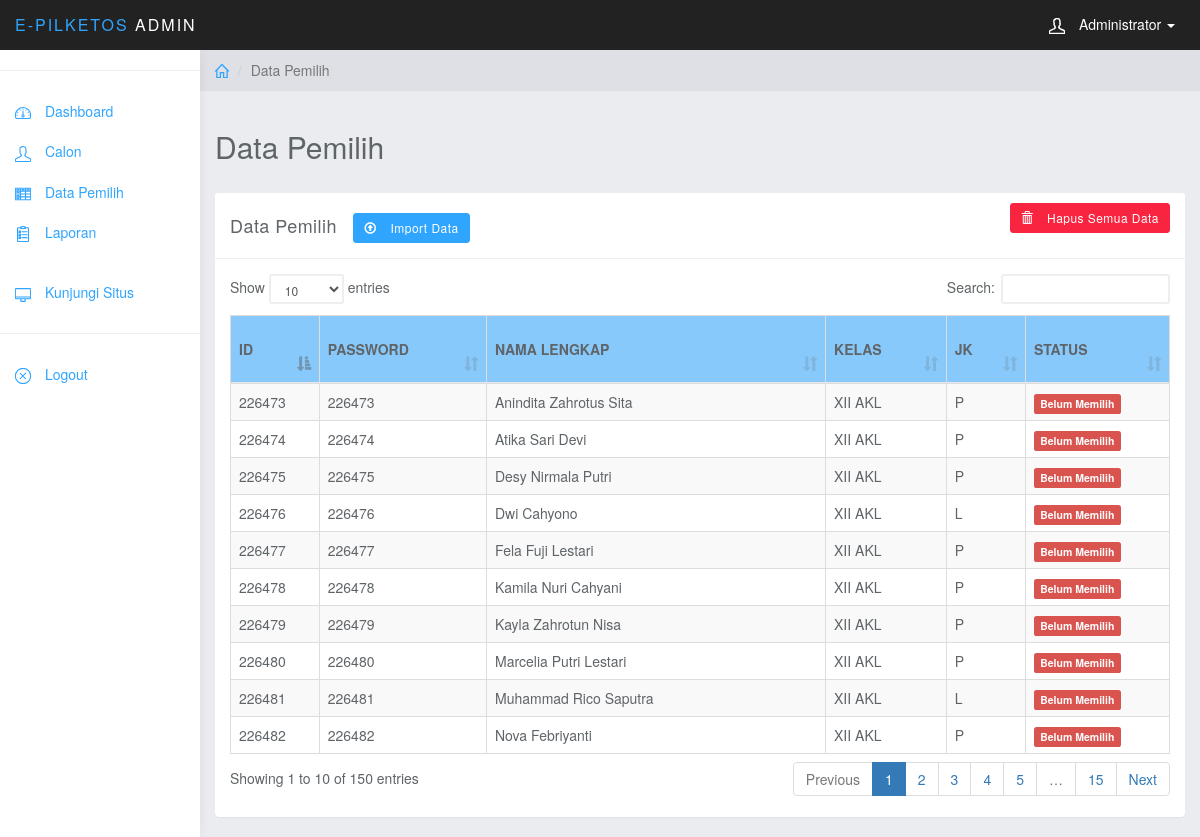
The app's page /admin/index.php?p=data (signed in) with its own data.
### tables this page shows
CREATE TABLE `data` (
  `id` int(11) NOT NULL,
  `nis` char(10) NOT NULL,
  `nama2` varchar(25) NOT NULL,
  `nama` varchar(50) NOT NULL,
  `kelas` varchar(50) NOT NULL,
  `jk` varchar(1) NOT NULL,
  `status` tinyint(1) NOT NULL
);

### Func/admin.php (called while the page is built, shortened)
<?php
	function tampil($sesi){
		global $link;
		$query = "SELECT nama, id FROM admin WHERE user='$sesi'";
		$result = mysqli_query($link, $query) or die(mysqli_error());
		return $result;
	}
?>

### Func/data.php (called while the page is built, shortened)
<?php
	function tampil_data(){
		global $link;
		$query  = "SELECT * FROM data";
		$result = mysqli_query($link, $query) or die(mysqli_error());
		return $result;
	}
?>

### admin/Page/data.php (the view, shortened to what this page needs)
<?php
$data = tampil_data();
?>
	<div class="col-sm-9 col-sm-offset-3 col-lg-10 col-lg-offset-2 main">
		<div class="row">
			<ol class="breadcrumb">
				<li><a href="index.php"><svg class="glyph stroked home"><use xlink:href="#stroked-home"></use></svg></a></li>
				<li class="active">Data Pemilih</li>
			</ol>
		</div>
		<div class="row">
			<div class="col-lg-12">
				<h2 class="page-header">Data Pemilih</h2>
			</div>
		</div>
		<div class="row">
			<div class="col-lg-12">
				<div class="panel panel-default">
					<div class="panel-heading">Data Pemilih&nbsp;&nbsp;
						<a class="btn btn-sm btn-primary" data-toggle="collapse" href="#import" aria-expanded="false" aria-controls="collapseExample">
						<span class="glyphicon glyphicon-upload"></span>
						Import Data
						</a>&nbsp;&nbsp;
						<a onclick="del();" href="#" class="btn btn-sm btn-danger pull-right">
						<span class="glyphicon glyphicon-trash"></span>
						Hapus Semua Data
						</a>&nbsp;&nbsp;
					</div>
					<div class="panel-body">
						<div class="collapse" id="import">
						<div class="well">
						</div>
					</div>
						<table id="tabel" class="table table-bordered table-striped" cellspacing="0" width="100%">
							<thead style="background: #88c9fb;">
								<tr>
									<th>ID</th>
									<th>PASSWORD</th>
									<th>NAMA LENGKAP</th>
									<th>KELAS</th>
									<th>JK</th>
									<th>STATUS</th>
								</tr>
							</thead>
							<tbody>
								<?php foreach($data as $row): ?>
								<tr>
									<td><?= $row['nama'] ?></td>
									<td><?= $row['nis'] ?></td>
									<td><?= $row['nama2'] ?></td>
									<td><?= $row['kelas'] ?></td>
									<td><?= $row['jk'] ?></td>
									<td>
									<?php
										if($row['status'] == 1)
										echo "<span class='label label-danger'>Belum Memilih</span></span>";
										else echo "<span class='label label-success'>Sudah Memilih</span>";
									?>
									</td>
								</tr>
								<?php endforeach; ?>
							</tbody>
						</table>
					</div>
				</div>
			</div>
		</div>
	</div>

### admin/index.php (shortened to what this page needs)
<?php
require_once 'Core/init.php';
if(!isset($_SESSION['admin'])){
	header('Location: login.php');
}else{
?>
<!DOCTYPE html>
<html>
<head>
<link href="../Assets/css/bootstrap.min.css" rel="stylesheet">
<link href="../Assets/css/styles.css" rel="stylesheet">
<link href="../Assets/css/sweetalert.css" rel="stylesheet">
<link href="../Assets/css/dataTables.bootstrap.css" rel="stylesheet">
</head>
<body>
	<nav class="navbar navbar-inverse navbar-fixed-top" role="navigation">
		<div class="container-fluid">
			<div class="navbar-header">
				<a class="navbar-brand" href="index.php"><span>E-Pilketos </span>Admin</a>
				<ul class="user-menu">
					<li class="dropdown pull-right">
						<a href="#" class="dropdown-toggle" data-toggle="dropdown">
						<svg class="glyph stroked male-user"><use xlink:href="#stroked-male-user"></use></svg>
						<?php
						$sesi = @$_SESSION['admin'];
						$tampil = tampil($sesi);
						$nama = mysqli_fetch_assoc($tampil);
						echo $nama['nama'];
						?>
						<span class="caret"></span></a>
					</li>
				</ul>
			</div>
		</div>
	</nav>
	<div id="collapse" class="col-sm-3 col-lg-2 sidebar">
		<hr>
		<ul class="nav menu">
			<li>
				<a href="index.php">
				<svg class="glyph stroked dashboard-dial"><use xlink:href="#stroked-dashboard-dial"></use></svg>
				 Dashboard
				</a>
			</li>
			<li>
				<a href="?p=calon">
				<svg class="glyph stroked male-user"><use xlink:href="#stroked-male-user"></use></svg>
				 Calon
				</a>
			</li>
			<li>
				<a href="?p=data">
				<svg class="glyph stroked table"><use xlink:href="#stroked-table"/></svg>
				 Data Pemilih
				</a>
			</li>
			<li>
				<a href="?p=laporan">
				<svg class="glyph stroked clipboard with paper"><use xlink:href="#stroked-clipboard-with-paper"/></svg>
				 Laporan
				</a>
			</li><br>
			<li>
				<a href="../" target="_blank">
				<svg class="glyph stroked desktop"><use xlink:href="#stroked-desktop"/></svg>
				 Kunjungi Situs
				</a>
			</li>
			<li role="presentation" class="divider"></li>
			<li>
				<a href="logout.php">
				<svg class="glyph stroked cancel"><use xlink:href="#stroked-cancel"/></svg>
				 Logout
				 </a>
			</li>
		</ul>
	</div>
<?php
	$p = @$_GET['p'];
	if($p == "") include 'Page/dashboard.php';
	else
		if($p == "calon") include 'Page/calon.php';
		else
			if($p == "edit_calon") include 'Page/edit_calon.php';
		else
			if($p == "add_calon") include 'Page/add_calon.php';
		else
			if($p == "del_calon") include 'Page/del_calon.php';
		else
			if($p == "del_all") include 'Page/del__calon.php';
	else
		if($p == "data") include 'Page/data.php';
?>
</body>
</html>
<?php } ?>

### Assets/css/styles.css (style rules this page uses)
body { background: #eaecef; padding-top: 50px; color: #5f6468; }
a, a:hover, a:focus { color: #30a5ff; }
h1, h2, h3, h4, h5, h6 { color: #5f6468; }
h2 { font-weight: 300; margin-bottom: 20px; }
.navbar-header .navbar-brand { color: #fff; font-size: 16px; text-transform: uppercase; font-weight: 500; letter-spacing: 2px; }
.navbar-header .navbar-brand span { color: #30a5ff; }
.btn-primary, .btn-primary:hover, .btn-primary:focus, .btn-primary:active, .btn-primary.active, .open > .dropdown-toggle.btn-primary, .btn-primary.disabled, .btn-primary[disabled], fieldset[disabled] .btn-primary, .btn-primary.disabled:hover, .btn-primary[disabled]:hover, fieldset[disabled] .btn-primary:hover, .btn-primary.disabled:focus, .btn-primary[disabled]:focus, fieldset[disabled] .btn-primary:focus, .btn-primary.disabled:active, .btn-primary[disabled]:active, fieldset[disabled] .btn-primary:active, .btn-primary.disabled.active, .btn-primary[disabled].active, fieldset[disabled] .btn-primary.active { background-color: #30a5ff; border-color: #30a5ff; }
.btn-danger, .btn-danger:hover, .btn-danger:focus, .btn-danger:active, .btn-danger.active, .open > .dropdown-toggle.btn-danger, .btn-danger.disabled, .btn-danger[disabled], fieldset[disabled] .btn-danger, .btn-danger.disabled:hover, .btn-danger[disabled]:hover, fieldset[disabled] .btn-danger:hover, .btn-danger.disabled:focus, .btn-danger[disabled]:focus, fieldset[disabled] .btn-danger:focus, .btn-danger.disabled:active, .btn-danger[disabled]:active, fieldset[disabled] .btn-danger:active, .btn-danger.disabled.active, .btn-danger[disabled].active, fieldset[disabled] .btn-danger.active { background-color: #f9243f; border-color: #f9243f; }
.panel { border: 0; }
.panel-heading { font-size: 18px; font-weight: 300; letter-spacing: 0.025em; height: 66px; line-height: 45px; }
.panel-default .panel-heading { background: #fff; border-bottom: 1px solid #eee; color: #5f6468; }
.navbar { border: 0; }
.user-menu { display: inline-block; margin-top: 14px; margin-right: 10px; float: right; list-style: none; padding: 0; }
.user-menu a { color: #fff; }
.sidebar { display: block; background-color: #fff; padding: 0; display: none; }
@media (min-width: 768px) { .sidebar { display: block; position: fixed; top: 50px; bottom: 0; left: 0; z-index: 1000; display: block; margin: 0; padding: 0; overflow-x: hidden; overflow-y: auto; background-color: #fff; box-shadow: 1px 0px 10px rgba(0, 0, 0, .05); } }
@media (min-width: 768px) { .navbar-header { width: 100%; } }
.sidebar ul.nav li.divider { border-bottom: 1px solid #eee; margin: 20px 0; }
.breadcrumb { border-radius: 0; padding: 10px 15px; background: #dee0e6; box-shadow: 0 1px 1px rgba(0, 0, 0, .05); margin: 0 ; }
.panel-heading .glyphicon { margin-right: 10px; }
.table { background: #fff; }
.table>thead>tr>th { border-bottom: 1px solid #e6e7e8; vertical-align: middle; height: 50px; }
.sidebar .glyph, .user-menu .glyph { height: 16px; width: 16px; margin: 0 10px 0 0; stroke-width: 3px; }
.user-menu .glyph { stroke-width: 4px; }
.breadcrumb .glyph { height: 14px; width: 14px; margin: -2px 0 0 0; stroke-width: 4px; }
.glyph.table { background: none; border: none; }

### records on screen
data: nama "226473", nis "226473", nama2 "Anindita Zahrotus Sita", kelas "XII AKL", jk "P", status "Belum Memilih"
data: nama "226474", nis "226474", nama2 "Atika Sari Devi", kelas "XII AKL", jk "P", status "Belum Memilih"
data: nama "226475", nis "226475", nama2 "Desy Nirmala Putri", kelas "XII AKL", jk "P", status "Belum Memilih"
data: nama "226476", nis "226476", nama2 "Dwi Cahyono", kelas "XII AKL", jk "L", status "Belum Memilih"
data: nama "226477", nis "226477", nama2 "Fela Fuji Lestari", kelas "XII AKL", jk "P", status "Belum Memilih"
data: nama "226478", nis "226478", nama2 "Kamila Nuri Cahyani", kelas "XII AKL", jk "P", status "Belum Memilih"
data: nama "226479", nis "226479", nama2 "Kayla Zahrotun Nisa", kelas "XII AKL", jk "P", status "Belum Memilih"
data: nama "226480", nis "226480", nama2 "Marcelia Putri Lestari", kelas "XII AKL", jk "P", status "Belum Memilih"
data: nama "226481", nis "226481", nama2 "Muhammad Rico Saputra", kelas "XII AKL", jk "L", status "Belum Memilih"
data: nama "226482", nis "226482", nama2 "Nova Febriyanti", kelas "XII AKL", jk "P", status "Belum Memilih"

### other values on screen
$nama['nama'] "Administrator"
